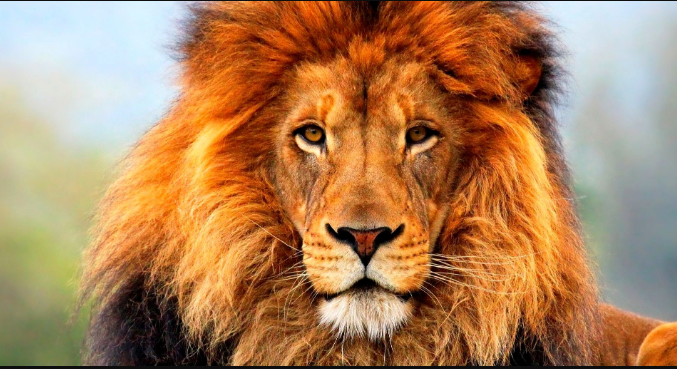
#> input picture lion.png, 677 x 369 px, found by its file name
$ jupyter execute 'Image to Pencil Sketch with Python.ipynb'
#> lines starting #> are read from the running program, lines starting #| are printed output that depends on the picture
[cell 1]
# import the required liabries

[cell 2]
import cv2

[cell 3]
from IPython.display import Image, display

[cell 4]
# Sepcify the path to your image and display the original image

[cell 5]
image_path="C:\\Users\\abc\\Downloads\\lion.png"

[cell 6]
# Read the image

[cell 7]
image=cv2.imread(image_path)
#> image is the input picture: shape (369, 677, 3); mean B, G, R 90.4, 130.3, 174.9

[cell 8]
image

[cell 9]
type(image)

[cell 10]
# Check if the image was successfully loaded

[cell 11]
if image is not None:
    # Image was loaded successfully
    # Display the image inline in the jupyter notebook
    display(Image(filename=image_path))
else:
    # Failed to load image
    print(f"Error : Failed to load the image '{image_path}'")

[cell 12]
# Read the image in RGB format

[cell 13]
image = cv2.imread(image_path)

[cell 14]
image1 = cv2.cvtColor(image, cv2.COLOR_BGR2RGB)

[cell 15]
display(Image(data=cv2.imencode('.png', image1)[1].tobytes()))

[cell 16]
# Convert the image to grayscale

[cell 17]
grayscale_image = cv2.cvtColor(image1, cv2.COLOR_RGB2GRAY)
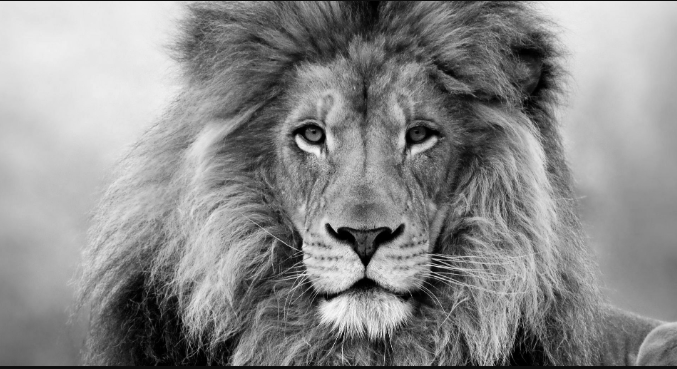
#> grayscale_image: shape (369, 677); min 0, max 250, mean 139.1

[cell 18]
display(Image(data=cv2.imencode('.png', grayscale_image)[1].tobytes()))

[cell 19]
# Invert the grayscale image

[cell 20]
inverted_image = cv2.bitwise_not(grayscale_image)
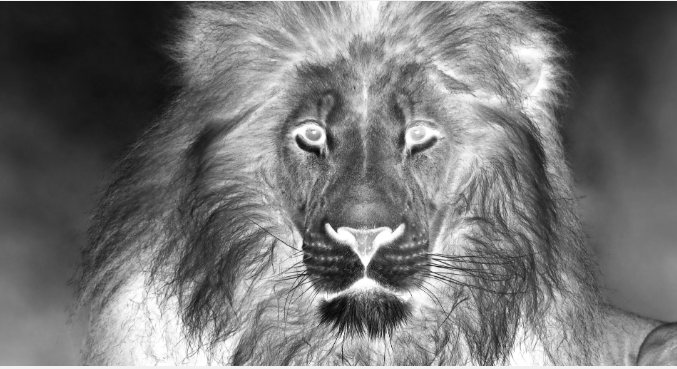
#> inverted_image: shape (369, 677); min 5, max 255, mean 115.9

[cell 21]
display(Image(data=cv2.imencode('.png', inverted_image)[1].tobytes()))

[cell 22]
# Apply Gaussian blur to the inverted image

[cell 23]
blurred_image = cv2.GaussianBlur(inverted_image, (21, 21), 0)
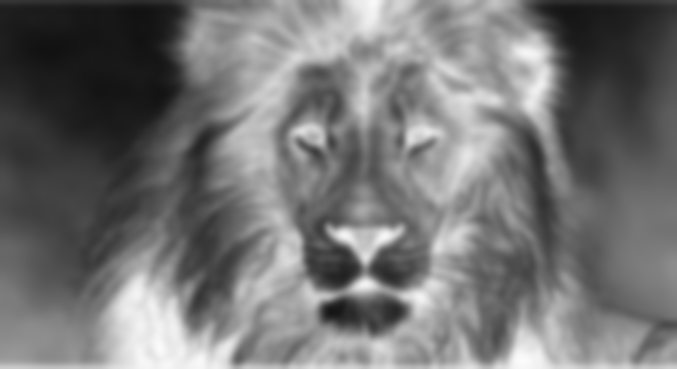
#> blurred_image: shape (369, 677); min 18, max 251, mean 115.7

[cell 24]
display(Image(data=cv2.imencode('.png', blurred_image)[1].tobytes()))

# Sketch of image

[cell 25]
# Create the pencil sketch by dividing the grayscale image by the inverted blurred image

[cell 26]
pencil_sketch = cv2.divide(grayscale_image, blurred_image, scale=256.0)
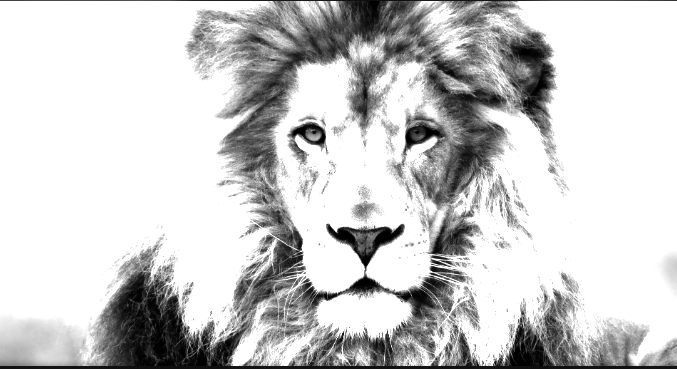
#> pencil_sketch: shape (369, 677); min 0, max 255, mean 203.8
